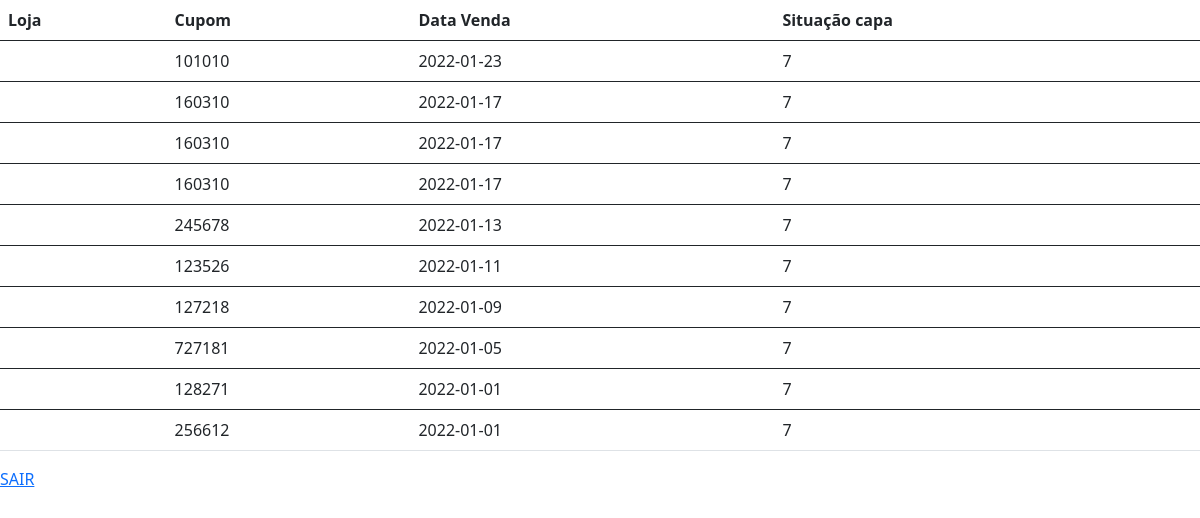
Screenshot of /cupom1.php with the database file from the repository.
### tables this page shows
CREATE TABLE `capa_cupom` (
  `id` int(11) NOT NULL AUTO_INCREMENT,
  `numero_cupom` int(11) NOT NULL,
  `numero_pdv` int(11) NOT NULL,
  `data_venda` date NOT NULL,
  `situacao_capa` int(11) NOT NULL,
  PRIMARY KEY (`id`)
);

### cupom1.php (the view, shortened to what this page needs)
<!DOCTYPE html>
<html lang="pt-br">
<head>
    <link href="https://cdn.jsdelivr.net/npm/bootstrap@5.0.2/dist/css/bootstrap.min.css" rel="stylesheet">
</head>
<body>
<?php
try{
    $pdo = new PDO("mysql:host=192.168.0.126;dbname=producao", "root","");
}
catch (PDOException $e) {
    echo "Erro: Conexão com banco de dados não foi realizada com sucesso. Erro gerado " . $e->getMessage();
}
?>
<table class="table">
    <thead>
        <tr>
            <th scope="col">Loja</th>
            <th scope="col">Cupom</th>
            <th scope="col">Data Venda</th>
            <th scope="col">Situação capa</th>
        </tr>
    </thead>
    <?php
    $numrerocupom =
    $sql = "SELECT * FROM capa_cupom where 1=1";
    $result = $pdo->query($sql);
    while($cupom = $result->fetch(PDO::FETCH_ASSOC)):
    ?>
    <tbody>
        <tr>
            <td><?php echo $cupom["numero_loja"]; ?></td>
            <td><?php echo $cupom["numero_cupom"];?></td>
            <td><?php echo $cupom["data_venda"];?></td>
            <td><?php echo $cupom["situacao_capa"];?></td>
        </tr>
    </tbody>
    <?php
    endwhile;
    ?>
</table>
<a href="index.php">SAIR</a>
</body>
</html>

### rows the page displays
capa_cupom: numero_cupom "101010", data_venda "2022-01-23", situacao_capa "7"
capa_cupom: numero_cupom "160310", data_venda "2022-01-17", situacao_capa "7"
capa_cupom: numero_cupom "160310", data_venda "2022-01-17", situacao_capa "7"
capa_cupom: numero_cupom "160310", data_venda "2022-01-17", situacao_capa "7"
capa_cupom: numero_cupom "245678", data_venda "2022-01-13", situacao_capa "7"
capa_cupom: numero_cupom "123526", data_venda "2022-01-11", situacao_capa "7"
capa_cupom: numero_cupom "127218", data_venda "2022-01-09", situacao_capa "7"
capa_cupom: numero_cupom "727181", data_venda "2022-01-05", situacao_capa "7"
capa_cupom: numero_cupom "128271", data_venda "2022-01-01", situacao_capa "7"
capa_cupom: numero_cupom "256612", data_venda "2022-01-01", situacao_capa "7"
